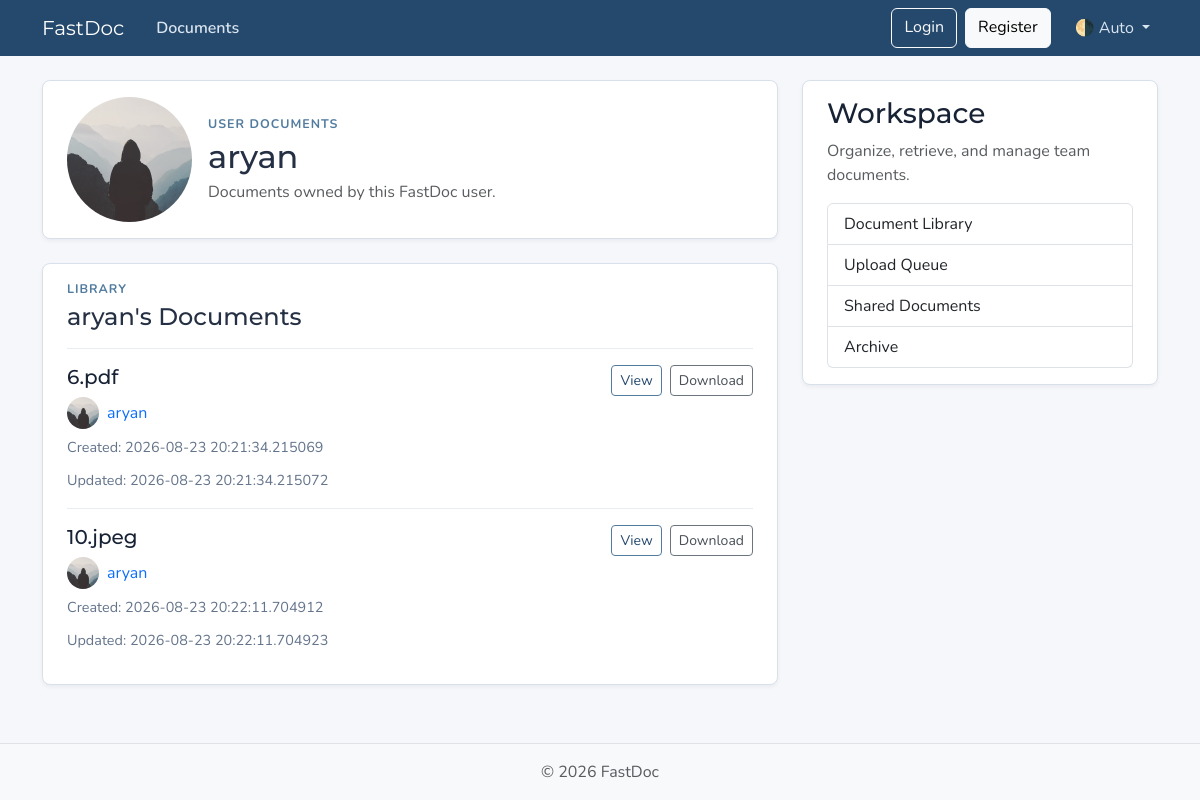
Page /users/1/documents on the earlier database version.
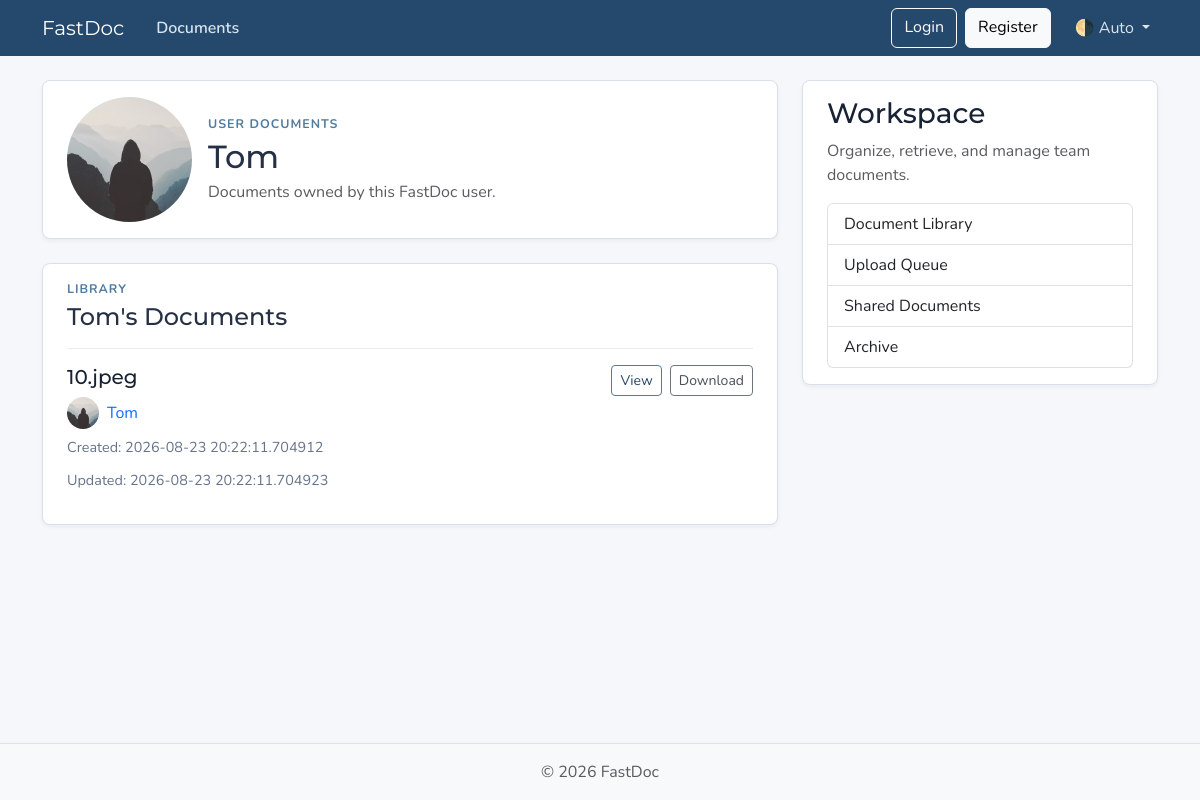
Same page on the later database version.
### models.py (models this page shows, shortened)
class User(Base):
    __tablename__ = "users"
    id: Mapped[int] = mapped_column(Integer, primary_key=True, index=True)
    username: Mapped[str] = mapped_column(String(50), unique=True, nullable=False)
    email: Mapped[str] = mapped_column(String(120), unique=True, nullable=False)
    image_file: Mapped[str | None] = mapped_column(
        String(200),
        nullable=True,
        default=None,
    )
    documents: Mapped[list[Document]] = relationship(back_populates="owner",cascade= "all, delete-orphan",)

class Document(Base):
    __tablename__ = "documents"
    id: Mapped[int] = mapped_column(Integer, primary_key=True, index=True)
    name: Mapped[str] = mapped_column(String(100), nullable=False)
    file_path: Mapped[str] = mapped_column(String(300), nullable=False)
    file_type: Mapped[str] = mapped_column(String(20), nullable=False)
    file_size: Mapped[int] = mapped_column(Integer, nullable=False)
    date_created: Mapped[datetime] = mapped_column(
        DateTime(timezone=True),
        default=lambda: datetime.now(UTC),
    )
    date_updated: Mapped[datetime] = mapped_column(
        DateTime(timezone=True),
        default=lambda: datetime.now(UTC),
        onupdate=lambda: datetime.now(UTC),
    )
    folder_id: Mapped[int | None] = mapped_column(Integer, nullable=True, default=None)
    user_id: Mapped[int] = mapped_column(
        ForeignKey("users.id"),
        nullable=False,
        index=True,
    )
    owner: Mapped[User] = relationship(back_populates="documents")

### main.py (the view)
@app.get(
    "/users/{user_id}/documents",
    include_in_schema=False,
    name="user_documents",
)
async def user_documents_page(
    request: Request,
    user_id: int,
    db: Annotated[AsyncSession, Depends(get_db)],
):
    result = await db.execute(select(models.User).where(models.User.id == user_id))
    user = result.scalars().first()
    if not user:
        raise HTTPException(
            status_code=status.HTTP_404_NOT_FOUND,
            detail="User not found",
        )
    result = await db.execute(
        select(models.Document)
        .options(selectinload(models.Document.owner))
        .where(models.Document.user_id == user_id)
    )
    documents = result.scalars().all()
    return templates.TemplateResponse(
        request,
        "user_documents.html",
        {
            "documents": documents,
            "user": user,
            "title": f"{user.username}'s Documents",
        },
    )

### templates/user_documents.html
{% extends "layout.html" %}
{% block content %}
  <section class="content-section py-3 px-4 mb-4">
    <div class="d-flex align-items-center gap-3">
      <img class="rounded-circle account-img"
           src="{{ user.image_path }}"
           alt="{{ user.username }}'s profile picture"
           width="96"
           height="96"
           loading="lazy">
      <div>
        <p class="section-kicker mb-1">User Documents</p>
        <h1 class="h2 mb-1">{{ user.username }}</h1>
        <p class="text-body-secondary mb-0">Documents owned by this FastDoc user.</p>
      </div>
    </div>
  </section>
  <section class="content-section py-3 px-4 mb-4">
    <div class="d-flex flex-wrap align-items-center justify-content-between gap-2 mb-3">
      <div>
        <p class="section-kicker mb-1">Library</p>
        <h2 class="h4 mb-0">{{ user.username }}'s Documents</h2>
      </div>
    </div>
    <div class="document-list">
      {% for document in documents %}
        <article class="document-item py-3">
          <div class="d-flex flex-column flex-lg-row gap-3 justify-content-between">
            <div>
              <div class="d-flex flex-wrap align-items-center gap-2 mb-2">
                <h3 class="h5 mb-0">
                  <a class="document-title"
                     href="{{ url_for("doc_page", doc_id=document.id) }}">{{ document.name }}</a>
                </h3>
              </div>
              <div class="d-flex align-items-center gap-2 mb-2">
                <img class="rounded-circle document-owner-img"
                     src="{{ document.owner.image_path }}"
                     alt="{{ document.owner.username }}'s profile picture"
                     width="32"
                     height="32"
                     loading="lazy">
                <a class="document-owner-link"
                   href="{{ url_for("user_documents", user_id=document.owner.id) }}">{{ document.owner.username }}</a>
              </div>
              <div class="document-meta">
                <span>Created: {{ document.date_created }}</span>
                <span>Updated: {{ document.date_updated }}</span>
              </div>
            </div>
            <div class="document-actions d-flex flex-wrap gap-2 align-self-start">
              <a class="btn btn-outline-primary btn-sm"
                 href="{{ url_for("doc_page", doc_id=document.id) }}">View</a>
              <a class="btn btn-outline-secondary btn-sm" href="#">Download</a>
            </div>
          </div>
        </article>
      {% else %}
        <p class="text-body-secondary mb-0">No documents by this user yet.</p>
      {% endfor %}
    </div>
  </section>
{% endblock content %}

### templates/layout.html (shortened to what this page needs)
<!DOCTYPE html>
<html lang="en">
  <head>
    <link href="https://cdn.jsdelivr.net/npm/bootstrap@5.3.8/dist/css/bootstrap.min.css"
          rel="stylesheet"
>
    <link rel="stylesheet"
          type="text/css"
          href="{{ url_for("static", path='css/main.css') }}">
  </head>
  <body class="d-flex flex-column min-vh-100">
    <header class="site-header">
      <nav class="navbar navbar-expand-md bg-steel fixed-top"
           data-bs-theme="dark">
        <div class="container">
          <a class="navbar-brand me-4" href="{{ url_for("home") }}">FastDoc</a>
          <div class="collapse navbar-collapse" id="navbarToggle">
            <div class="navbar-nav me-auto">
              <a class="nav-link active"
                 aria-current="page"
                 href="{{ url_for("home") }}">Documents</a>
            </div>
            <div class="navbar-nav">
              <a class="btn btn-outline-light mb-2 mb-md-0 me-md-2" href="#">Login</a>
              <a class="btn btn-light mb-2 mb-md-0 me-md-3" href="#">Register</a>
              <div class="nav-item dropdown">
                <a class="nav-link dropdown-toggle"
                   href="#"
                   role="button"
                   id="bd-theme"
                   data-bs-toggle="dropdown"
                   aria-expanded="false">
                  <span id="bd-theme-text">🌗 Auto</span>
                </a>
              </div>
            </div>
          </div>
        </div>
      </nav>
    </header>
    <main role="main" class="container">
      <div class="row">
        <div class="col-md-8">
          {% block content %}
          {% endblock content %}
        </div>
        <aside class="col-md-4">
          <div class="content-section py-3 px-4 mb-4">
            <h3>Workspace</h3>
            <p class="text-body-secondary">Organize, retrieve, and manage team documents.</p>
            <ul class="list-group">
              <li class="list-group-item">Document Library</li>
              <li class="list-group-item">Upload Queue</li>
              <li class="list-group-item">Shared Documents</li>
              <li class="list-group-item">Archive</li>
            </ul>
          </div>
        </aside>
      </div>
    </main>
    <footer class="mt-auto py-3 bg-body-tertiary border-top">
      <div class="container text-center">
        <p class="text-body-secondary mb-0">
          © <span id="year"></span> FastDoc
        </p>
      </div>
    </footer>
  </body>
</html>

### static/css/main.css (style rules this page uses)
:root { --font-heading: "Montserrat", system-ui, -apple-system, BlinkMacSystemFont, sans-serif; --font-body: "Nunito", system-ui, -apple-system, BlinkMacSystemFont, sans-serif; --color-bg-body: #f5f7fb; --color-bg-content: #ffffff; --color-bg-muted: #eef3f8; --color-text-primary: #253044; --color-text-heading: #182235; --color-steel: #25496d; --color-accent: #527c9f; --color-nav-link: #d9e4ef; --color-nav-link-hover: #ffffff; --color-link-hover: #2f6f9f; --color-border: #d8e1ea; --color-border-light: #e8edf3; --spacing-xl: 5rem; --account-img-size: 7.813rem; }
body { font-family: var(--font-body); background: var(--color-bg-body); color: var(--color-text-primary); }
main { padding-top: var(--spacing-xl); }
h1, h2, h3, h4, h5, h6 { font-family: var(--font-heading); color: var(--color-text-heading); }
.navbar-brand { font-family: var(--font-heading); }
a { text-decoration: none; }
.bg-steel { background-color: var(--color-steel); }
.site-header .navbar-nav .nav-link { color: var(--color-nav-link); transition: color 0.2s ease-in-out; }
.site-header .navbar-nav .nav-link.active { font-weight: 600; }
.content-section { background: var(--color-bg-content); border: 1px solid var(--color-border); border-radius: 0.5rem; box-shadow: 0 2px 4px rgba(15, 23, 42, 0.05); transition: box-shadow 0.15s ease, transform 0.15s ease, border-color 0.15s ease; }
.section-kicker { color: var(--color-accent); font-size: 0.78rem; font-weight: 700; letter-spacing: 0.08em; text-transform: uppercase; }
.document-list { border-top: 1px solid var(--color-border-light); }
.document-item { border-bottom: 1px solid var(--color-border-light); }
.document-item:last-child { border-bottom: 0; }
.document-title { color: var(--color-text-heading); transition: color 0.2s ease-in-out; }
.document-meta { color: #64748b; display: flex; flex-wrap: wrap; font-size: 0.9rem; gap: 0.75rem; }
.document-actions { min-width: max-content; }
.account-img { height: var(--account-img-size); width: var(--account-img-size); object-fit: cover; }
.btn-outline-primary { --bs-btn-color: #25496d; --bs-btn-border-color: #527c9f; --bs-btn-hover-color: #fff; --bs-btn-hover-bg: #25496d; --bs-btn-hover-border-color: #25496d; --bs-btn-active-color: #fff; --bs-btn-active-bg: #1f3d5c; --bs-btn-active-border-color: #1f3d5c; }
.btn-outline-secondary { --bs-btn-color: #495057; --bs-btn-border-color: #6c757d; --bs-btn-hover-color: #fff; --bs-btn-hover-bg: #5a6268; --bs-btn-hover-border-color: #545b62; --bs-btn-active-color: #fff; --bs-btn-active-bg: #545b62; --bs-btn-active-border-color: #4e555b; }
[data-bs-theme="dark"] { --color-bg-body: #1a1a1a; --color-bg-content: #2d2d2d; --color-text-primary: #e0e0e0; --color-text-heading: #f0f0f0; --color-border: #404040; --color-border-light: #4a4a4a; }

Differences in the rows shown:
removed Document: name "6.pdf", owner.username "aryan", date_created "2026-08-23 20:21:34.215069", date_updated "2026-08-23 20:21:34.215072"
changed User: username "aryan" → "Tom"
changed through a linked row, Document "10.jpeg": owner.username "aryan" → "Tom"
